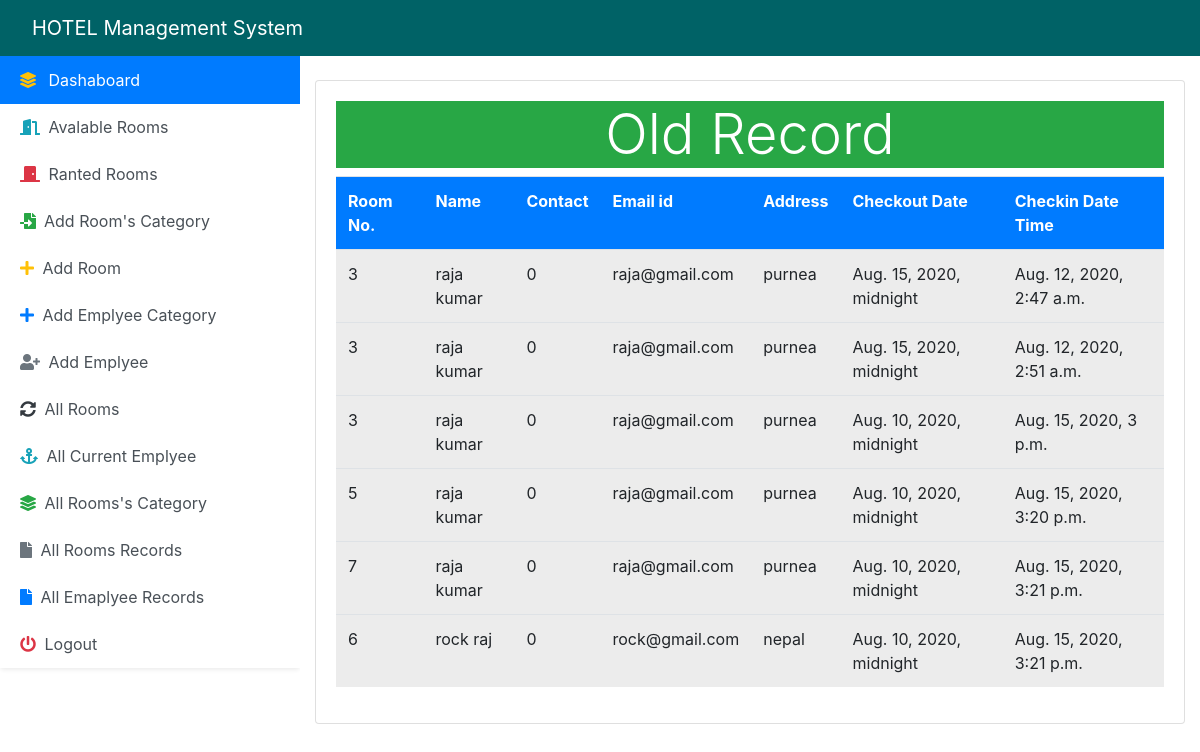
The page /checkout_user_details (signed in) on the database its author committed.
### hotelwork/models.py (models this page shows, shortened)
class UserDetails(models.Model):
    cast_id = models.AutoField(primary_key=True)
    room_number = models.ForeignKey(Rooms,on_delete=models.CASCADE)
    status = models.BooleanField(default=True)
    name = models.CharField(max_length=200)
    contact = models.IntegerField(default=0)
    email_id = models.EmailField(default=0)
    adhar_no = models.IntegerField()
    address = models.CharField(max_length=200)
    city = models.CharField(max_length=200)
    state = models.CharField(max_length=200)
    cheak_in_time = models.DateTimeField(default=timezone.now)
    cheak_out_time = models.DateTimeField()
    advance_payment = models.IntegerField(default=0)

class Rooms(models.Model):
    room_id = models.AutoField(primary_key=True)
    room_status = models.BooleanField(default=False)
    category = models.ForeignKey(Category,on_delete=models.CASCADE)

### hotelwork/views.py (the view)
# urls.py: path('checkout_user_details',Checkout_user_details.as_view(),name="checkout_user_details"),
class Checkout_user_details(View):
    def get(self,request,*args,**kwargs):
        if not request.session.has_key('login'):
            return redirect('login')
        room = UserDetails.objects.filter(status=False)
        context = {"checkoutdetails":room}
        return render(request,'maneeger/checkouted_user_details.html',context)

### templates/maneeger/checkouted_user_details.html
{% extends 'maneeger/base.html' %}
{% block content %}
<div class="container-fluid mt-4">
<div class="row">
    <div class="col-lg-12">
        <div class="card">
            <div class="card-body">
            <h4 class="display-4 text-center text-white bg-success">Old Record</h4>
                <table class="table table-active table-hover ">
                    <tr class="bg-primary text-white">
                        <th>Room No.</th>
                        <th>Name</th>
                        <th>Contact</th>
                        <th>Email id</th>
                        <th>Address</th>
                        <th>Checkout Date</th>
                        <th>Checkin Date Time</th>
                    </tr>
                    {% for foo in checkoutdetails %}
                    <tr>
                        <td>{{ foo.room_number.room_id }}</td>
                        <td>{{ foo.name }}</td>
                        <td>{{ foo.contact }}</td>
                        <td>{{ foo.email_id }}</td>
                        <td>{{ foo.address }}</td>
                        <td>{{ foo.cheak_out_time }}</td>
                        <td>{{ foo.cheak_in_time }}</td>
                    </tr>
                    {% endfor %}
                </table>
            </div>
        </div>
    </div>
</div>
</div>
{% endblock %}

### rows shown on the page
UserDetails: room_number.room_id "3", name "raja kumar", contact "0", email_id "raja@gmail.com", address "purnea", cheak_out_time "Aug. 15, 2020, midnight", cheak_in_time "Aug. 12, 2020, 2:47 a.m."
UserDetails: room_number.room_id "3", name "raja kumar", contact "0", email_id "raja@gmail.com", address "purnea", cheak_out_time "Aug. 15, 2020, midnight", cheak_in_time "Aug. 12, 2020, 2:51 a.m."
UserDetails: room_number.room_id "3", name "raja kumar", contact "0", email_id "raja@gmail.com", address "purnea", cheak_out_time "Aug. 10, 2020, midnight", cheak_in_time "Aug. 15, 2020, 3 p.m."
UserDetails: room_number.room_id "5", name "raja kumar", contact "0", email_id "raja@gmail.com", address "purnea", cheak_out_time "Aug. 10, 2020, midnight", cheak_in_time "Aug. 15, 2020, 3:20 p.m."
UserDetails: room_number.room_id "7", name "raja kumar", contact "0", email_id "raja@gmail.com", address "purnea", cheak_out_time "Aug. 10, 2020, midnight", cheak_in_time "Aug. 15, 2020, 3:21 p.m."
UserDetails: room_number.room_id "6", name "rock raj", contact "0", email_id "rock@gmail.com", address "nepal", cheak_out_time "Aug. 10, 2020, midnight", cheak_in_time "Aug. 15, 2020, 3:21 p.m."
